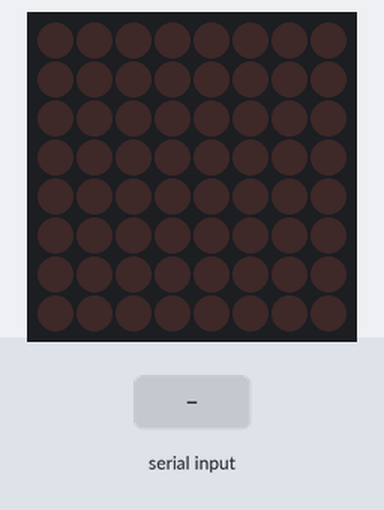
Simulated run of this sketch. Board: Arduino Uno, built with avr-gcc and run on an emulated ATmega328P. On the bench: 8×8 LED matrix. The test bench sets the inputs (shaded band).

Above: at 1.2 s.
1.3 s: "30,150\n" received over Serial
At 2.5 s:
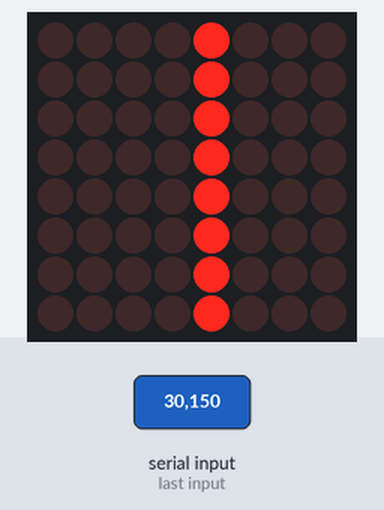
2.8 s: "2\n" received over Serial
At 3.7 s:
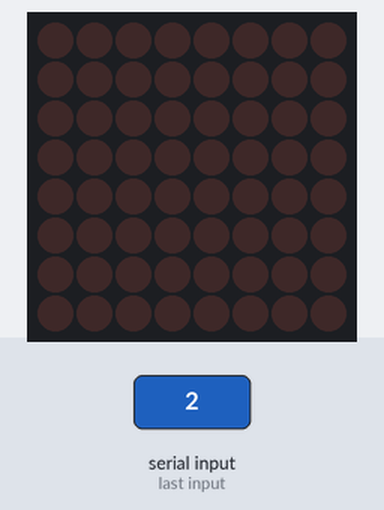
4.3 s: "1\n" received over Serial
At 4.9 s:
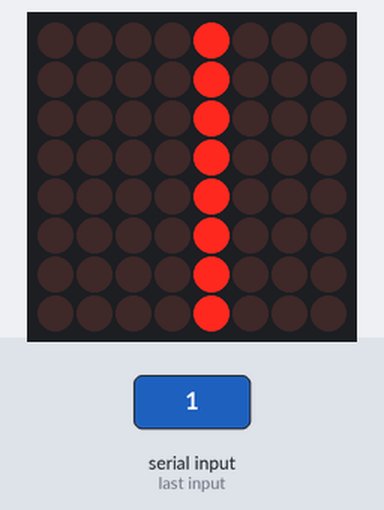
5.8 s: "200\n" received over Serial
At 7.2 s:
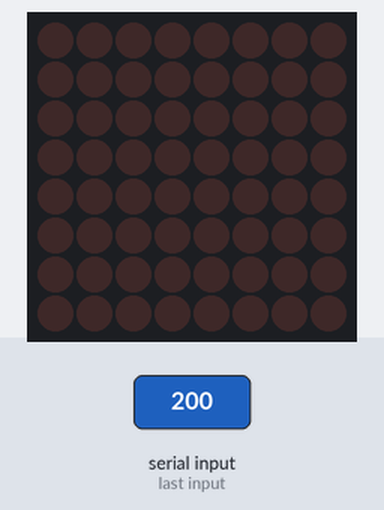
Timing chart, 0 to 8.3 s (numbered marks = the images above; inputs shaded):
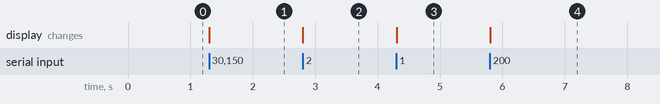

The sketch:

Eje_7_Matriz_de_Led.ino
```cpp
#include "LedControl.h"
LedControl lc=LedControl(7,5,6,1);
int fila=0;

void setup() {
Serial.begin(9600);
lc.shutdown(0,false);
lc.setIntensity(0,12);
lc.clearDisplay(0);
}
void loop() {
int numero = 0;
if (Serial.available() > 0) {
char entrada = Serial.read();
numero = String(entrada).toInt();
}

if(numero==1){
  for(fila=0;fila<8;fila++){
    lc.setLed(0,fila,4,true);
  }
}

if(numero==2){
  for(fila=0;fila<8;fila++){
    lc.setLed(0,fila,4,false);
  }
}
}
```

Measured:
- after the input at 1.3 s, the display: changes at once (image 1)
- after the input at 2.8 s, the display: changes at once (image 2)
- after the input at 4.3 s, the display: changes at once (image 3)
- after the input at 5.8 s, the display: changes at once (image 4)
